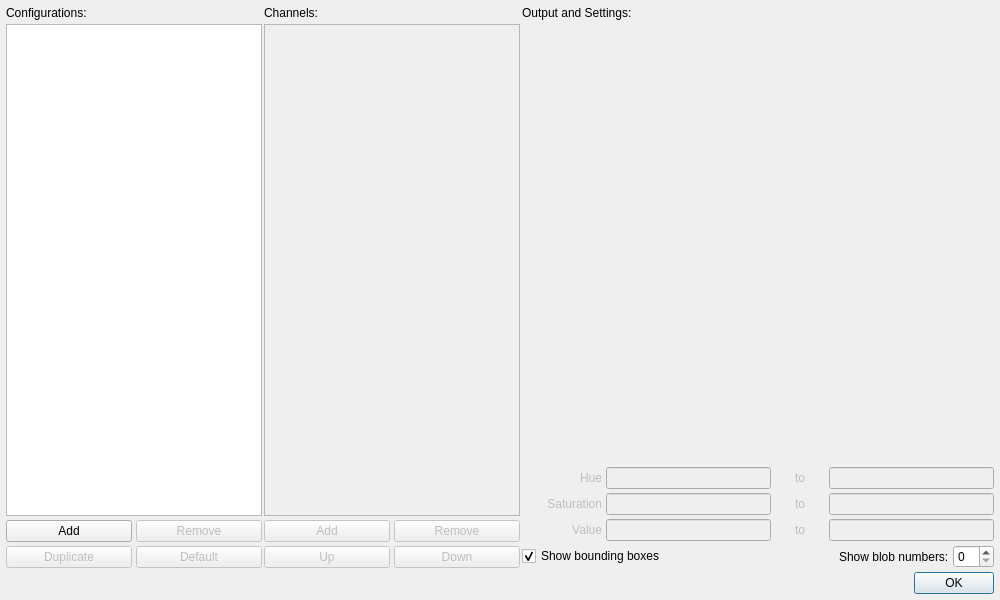
<?xml version="1.0" encoding="UTF-8"?>
<ui version="4.0">
 <class>VisionDialog</class>
 <widget class="QDialog" name="VisionDialog">
  <property name="geometry">
   <rect>
    <x>0</x>
    <y>0</y>
    <width>1000</width>
    <height>600</height>
   </rect>
  </property>
  <property name="minimumSize">
   <size>
    <width>900</width>
    <height>500</height>
   </size>
  </property>
  <property name="windowTitle">
   <string>Vision</string>
  </property>
  <property name="windowIcon">
   <iconset resource="../rc/icons.qrc">
    <normaloff>:/icons/webcam.png</normaloff>:/icons/webcam.png</iconset>
  </property>
  <layout class="QVBoxLayout" name="verticalLayout_5">
   <property name="spacing">
    <number>4</number>
   </property>
   <property name="margin">
    <number>6</number>
   </property>
   <item>
    <layout class="QHBoxLayout" name="horizontalLayout" stretch="0,0,1">
     <property name="spacing">
      <number>2</number>
     </property>
     <item>
      <layout class="QVBoxLayout" name="verticalLayout_3">
       <property name="spacing">
        <number>4</number>
       </property>
       <item>
        <widget class="QLabel" name="label_20">
         <property name="font">
          <font>
           <weight>50</weight>
           <bold>false</bold>
          </font>
         </property>
         <property name="text">
          <string>Configurations:</string>
         </property>
        </widget>
       </item>
       <item>
        <widget class="QListView" name="configsList">
         <property name="horizontalScrollBarPolicy">
          <enum>Qt::ScrollBarAlwaysOff</enum>
         </property>
         <property name="modelColumn">
          <number>0</number>
         </property>
        </widget>
       </item>
       <item>
        <layout class="QGridLayout" name="gridLayout_2">
         <item row="0" column="0">
          <widget class="QPushButton" name="addConfig">
           <property name="text">
            <string>Add</string>
           </property>
           <property name="icon">
            <iconset resource="../rc/icons.qrc">
             <normaloff>:/icons/add.png</normaloff>:/icons/add.png</iconset>
           </property>
          </widget>
         </item>
         <item row="0" column="1">
          <widget class="QPushButton" name="removeConfig">
           <property name="enabled">
            <bool>false</bool>
           </property>
           <property name="text">
            <string>Remove</string>
           </property>
           <property name="icon">
            <iconset resource="../rc/icons.qrc">
             <normaloff>:/icons/delete.png</normaloff>:/icons/delete.png</iconset>
           </property>
          </widget>
         </item>
         <item row="1" column="0">
          <widget class="QPushButton" name="duplicateConfig">
           <property name="enabled">
            <bool>false</bool>
           </property>
           <property name="text">
            <string>Duplicate</string>
           </property>
           <property name="icon">
            <iconset resource="../rc/icons.qrc">
             <normaloff>:/icons/page_white_copy.png</normaloff>:/icons/page_white_copy.png</iconset>
           </property>
          </widget>
         </item>
         <item row="1" column="1">
          <widget class="QPushButton" name="defaultConfig">
           <property name="enabled">
            <bool>false</bool>
           </property>
           <property name="text">
            <string>Default</string>
           </property>
           <property name="icon">
            <iconset resource="../rc/icons.qrc">
             <normaloff>:/icons/star.png</normaloff>:/icons/star.png</iconset>
           </property>
          </widget>
         </item>
        </layout>
       </item>
      </layout>
     </item>
     <item>
      <layout class="QVBoxLayout" name="verticalLayout_4">
       <property name="spacing">
        <number>4</number>
       </property>
       <item>
        <widget class="QLabel" name="label_21">
         <property name="font">
          <font>
           <weight>50</weight>
           <bold>false</bold>
          </font>
         </property>
         <property name="text">
          <string>Channels:</string>
         </property>
        </widget>
       </item>
       <item>
        <widget class="QListView" name="channelsList">
         <property name="enabled">
          <bool>false</bool>
         </property>
         <property name="horizontalScrollBarPolicy">
          <enum>Qt::ScrollBarAlwaysOff</enum>
         </property>
        </widget>
       </item>
       <item>
        <layout class="QGridLayout" name="gridLayout">
         <item row="0" column="0">
          <widget class="QPushButton" name="addChannel">
           <property name="enabled">
            <bool>false</bool>
           </property>
           <property name="minimumSize">
            <size>
             <width>0</width>
             <height>0</height>
            </size>
           </property>
           <property name="maximumSize">
            <size>
             <width>16777215</width>
             <height>16777215</height>
            </size>
           </property>
           <property name="text">
            <string>Add</string>
           </property>
           <property name="icon">
            <iconset resource="../rc/icons.qrc">
             <normaloff>:/icons/add.png</normaloff>:/icons/add.png</iconset>
           </property>
          </widget>
         </item>
         <item row="1" column="1">
          <widget class="QPushButton" name="down">
           <property name="enabled">
            <bool>false</bool>
           </property>
           <property name="minimumSize">
            <size>
             <width>0</width>
             <height>0</height>
            </size>
           </property>
           <property name="maximumSize">
            <size>
             <width>16777215</width>
             <height>16777215</height>
            </size>
           </property>
           <property name="text">
            <string>Down</string>
           </property>
           <property name="icon">
            <iconset resource="../rc/icons.qrc">
             <normaloff>:/icons/arrow_down.png</normaloff>:/icons/arrow_down.png</iconset>
           </property>
          </widget>
         </item>
         <item row="1" column="0">
          <widget class="QPushButton" name="up">
           <property name="enabled">
            <bool>false</bool>
           </property>
           <property name="minimumSize">
            <size>
             <width>0</width>
             <height>0</height>
            </size>
           </property>
           <property name="maximumSize">
            <size>
             <width>16777215</width>
             <height>16777215</height>
            </size>
           </property>
           <property name="text">
            <string>Up</string>
           </property>
           <property name="icon">
            <iconset resource="../rc/icons.qrc">
             <normaloff>:/icons/arrow_up.png</normaloff>:/icons/arrow_up.png</iconset>
           </property>
          </widget>
         </item>
         <item row="0" column="1">
          <widget class="QPushButton" name="removeChannel">
           <property name="enabled">
            <bool>false</bool>
           </property>
           <property name="minimumSize">
            <size>
             <width>0</width>
             <height>0</height>
            </size>
           </property>
           <property name="maximumSize">
            <size>
             <width>16777215</width>
             <height>16777215</height>
            </size>
           </property>
           <property name="text">
            <string>Remove</string>
           </property>
           <property name="icon">
            <iconset resource="../rc/icons.qrc">
             <normaloff>:/icons/delete.png</normaloff>:/icons/delete.png</iconset>
           </property>
          </widget>
         </item>
        </layout>
       </item>
      </layout>
     </item>
     <item>
      <layout class="QVBoxLayout" name="verticalLayout_2" stretch="0,1,0,0">
       <property name="spacing">
        <number>4</number>
       </property>
       <property name="bottomMargin">
        <number>0</number>
       </property>
       <item>
        <widget class="QLabel" name="label_2">
         <property name="text">
          <string>Output and Settings:</string>
         </property>
        </widget>
       </item>
       <item>
        <widget class="CvWidget" name="cv" native="true"/>
       </item>
       <item>
        <widget class="QWidget" name="hsv" native="true">
         <property name="enabled">
          <bool>false</bool>
         </property>
         <layout class="QVBoxLayout" name="verticalLayout_6">
          <property name="spacing">
           <number>4</number>
          </property>
          <property name="margin">
           <number>0</number>
          </property>
          <item>
           <widget class="QHsvPicker" name="visual" native="true">
            <property name="minimumSize">
             <size>
              <width>0</width>
              <height>110</height>
             </size>
            </property>
           </widget>
          </item>
          <item>
           <widget class="QWidget" name="widget" native="true">
            <layout class="QVBoxLayout" name="verticalLayout">
             <property name="spacing">
              <number>4</number>
             </property>
             <property name="margin">
              <number>0</number>
             </property>
             <item>
              <layout class="QHBoxLayout" name="horizontalLayout_8">
               <item>
                <widget class="QLabel" name="label_16">
                 <property name="minimumSize">
                  <size>
                   <width>80</width>
                   <height>0</height>
                  </size>
                 </property>
                 <property name="text">
                  <string>Hue</string>
                 </property>
                 <property name="alignment">
                  <set>Qt::AlignRight|Qt::AlignTrailing|Qt::AlignVCenter</set>
                 </property>
                </widget>
               </item>
               <item>
                <widget class="QLineEdit" name="_bh"/>
               </item>
               <item>
                <widget class="QLabel" name="label_17">
                 <property name="minimumSize">
                  <size>
                   <width>50</width>
                   <height>0</height>
                  </size>
                 </property>
                 <property name="text">
                  <string>to</string>
                 </property>
                 <property name="alignment">
                  <set>Qt::AlignCenter</set>
                 </property>
                </widget>
               </item>
               <item>
                <widget class="QLineEdit" name="_th"/>
               </item>
              </layout>
             </item>
             <item>
              <layout class="QHBoxLayout" name="horizontalLayout_9">
               <item>
                <widget class="QLabel" name="label_18">
                 <property name="minimumSize">
                  <size>
                   <width>80</width>
                   <height>0</height>
                  </size>
                 </property>
                 <property name="text">
                  <string>Saturation</string>
                 </property>
                 <property name="alignment">
                  <set>Qt::AlignRight|Qt::AlignTrailing|Qt::AlignVCenter</set>
                 </property>
                </widget>
               </item>
               <item>
                <widget class="QLineEdit" name="_bs"/>
               </item>
               <item>
                <widget class="QLabel" name="label_19">
                 <property name="minimumSize">
                  <size>
                   <width>50</width>
                   <height>0</height>
                  </size>
                 </property>
                 <property name="text">
                  <string>to</string>
                 </property>
                 <property name="alignment">
                  <set>Qt::AlignCenter</set>
                 </property>
                </widget>
               </item>
               <item>
                <widget class="QLineEdit" name="_ts"/>
               </item>
              </layout>
             </item>
             <item>
              <layout class="QHBoxLayout" name="horizontalLayout_7">
               <item>
                <widget class="QLabel" name="label_14">
                 <property name="minimumSize">
                  <size>
                   <width>80</width>
                   <height>0</height>
                  </size>
                 </property>
                 <property name="text">
                  <string>Value</string>
                 </property>
                 <property name="alignment">
                  <set>Qt::AlignRight|Qt::AlignTrailing|Qt::AlignVCenter</set>
                 </property>
                </widget>
               </item>
               <item>
                <widget class="QLineEdit" name="_bv"/>
               </item>
               <item>
                <widget class="QLabel" name="label_15">
                 <property name="minimumSize">
                  <size>
                   <width>50</width>
                   <height>0</height>
                  </size>
                 </property>
                 <property name="text">
                  <string>to</string>
                 </property>
                 <property name="alignment">
                  <set>Qt::AlignCenter</set>
                 </property>
                </widget>
               </item>
               <item>
                <widget class="QLineEdit" name="_tv"/>
               </item>
              </layout>
             </item>
            </layout>
           </widget>
          </item>
         </layout>
        </widget>
       </item>
       <item>
        <layout class="QHBoxLayout" name="horizontalLayout_2">
         <item>
          <widget class="QCheckBox" name="showBoundingBox">
           <property name="text">
            <string>Show bounding boxes</string>
           </property>
           <property name="checked">
            <bool>true</bool>
           </property>
          </widget>
         </item>
         <item>
          <spacer name="horizontalSpacer">
           <property name="orientation">
            <enum>Qt::Horizontal</enum>
           </property>
           <property name="sizeHint" stdset="0">
            <size>
             <width>40</width>
             <height>20</height>
            </size>
           </property>
          </spacer>
         </item>
         <item>
          <widget class="QLabel" name="label">
           <property name="text">
            <string>Show blob numbers:</string>
           </property>
          </widget>
         </item>
         <item>
          <widget class="QSpinBox" name="numBlobs">
           <property name="maximum">
            <number>10</number>
           </property>
          </widget>
         </item>
        </layout>
       </item>
      </layout>
     </item>
    </layout>
   </item>
   <item>
    <widget class="QDialogButtonBox" name="buttonBox">
     <property name="orientation">
      <enum>Qt::Horizontal</enum>
     </property>
     <property name="standardButtons">
      <set>QDialogButtonBox::Ok</set>
     </property>
    </widget>
   </item>
  </layout>
 </widget>
 <customwidgets>
  <customwidget>
   <class>CvWidget</class>
   <extends>QWidget</extends>
   <header>cv_widget.hpp</header>
   <container>1</container>
  </customwidget>
  <customwidget>
   <class>QHsvPicker</class>
   <extends>QWidget</extends>
   <header>qhsv_picker.hpp</header>
   <container>1</container>
  </customwidget>
 </customwidgets>
 <resources>
  <include location="../rc/icons.qrc"/>
 </resources>
 <connections>
  <connection>
   <sender>buttonBox</sender>
   <signal>accepted()</signal>
   <receiver>VisionDialog</receiver>
   <slot>accept()</slot>
   <hints>
    <hint type="sourcelabel">
     <x>248</x>
     <y>254</y>
    </hint>
    <hint type="destinationlabel">
     <x>157</x>
     <y>274</y>
    </hint>
   </hints>
  </connection>
  <connection>
   <sender>buttonBox</sender>
   <signal>rejected()</signal>
   <receiver>VisionDialog</receiver>
   <slot>reject()</slot>
   <hints>
    <hint type="sourcelabel">
     <x>316</x>
     <y>260</y>
    </hint>
    <hint type="destinationlabel">
     <x>286</x>
     <y>274</y>
    </hint>
   </hints>
  </connection>
 </connections>
</ui>
